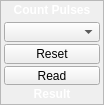
<?xml version="1.0" encoding="UTF-8"?>
<ui version="4.0">
 <class>Form</class>
 <widget class="QWidget" name="Form">
  <property name="geometry">
   <rect>
    <x>0</x>
    <y>0</y>
    <width>104</width>
    <height>105</height>
   </rect>
  </property>
  <property name="sizePolicy">
   <sizepolicy hsizetype="Maximum" vsizetype="Maximum">
    <horstretch>0</horstretch>
    <verstretch>0</verstretch>
   </sizepolicy>
  </property>
  <property name="minimumSize">
   <size>
    <width>100</width>
    <height>105</height>
   </size>
  </property>
  <property name="maximumSize">
   <size>
    <width>104</width>
    <height>105</height>
   </size>
  </property>
  <property name="windowTitle">
   <string>Form</string>
  </property>
  <property name="styleSheet">
   <string notr="true">QFrame.PeripheralCollection{
border-top-left-radius: 10px;
border-top-right-radius: 10px;
border-bottom-right-radius: 10px;
border-bottom-left-radius: 10px;
border: 1px solid black;
background: qlineargradient(x1: 0, y1: 0, x2: 0, y2: 1,
stop: 0 rgb(97, 146, 121), stop: 0.5 rgb(65, 89, 111));

}
QLabel {
color: white;
font-weight: bold;
background:transparent;
}
</string>
  </property>
  <layout class="QVBoxLayout" name="verticalLayout">
   <property name="spacing">
    <number>0</number>
   </property>
   <property name="margin">
    <number>0</number>
   </property>
   <item>
    <widget class="QFrame" name="widgetFrameOuter">
     <property name="sizePolicy">
      <sizepolicy hsizetype="Preferred" vsizetype="MinimumExpanding">
       <horstretch>0</horstretch>
       <verstretch>0</verstretch>
      </sizepolicy>
     </property>
     <property name="minimumSize">
      <size>
       <width>80</width>
       <height>0</height>
      </size>
     </property>
     <property name="styleSheet">
      <string notr="true"/>
     </property>
     <property name="frameShape">
      <enum>QFrame::StyledPanel</enum>
     </property>
     <property name="frameShadow">
      <enum>QFrame::Raised</enum>
     </property>
     <property name="class" stdset="0">
      <string>ControlWidget</string>
     </property>
     <layout class="QVBoxLayout" name="verticalLayout_3">
      <property name="spacing">
       <number>2</number>
      </property>
      <property name="leftMargin">
       <number>3</number>
      </property>
      <property name="topMargin">
       <number>2</number>
      </property>
      <property name="rightMargin">
       <number>3</number>
      </property>
      <property name="bottomMargin">
       <number>3</number>
      </property>
      <item>
       <widget class="QLabel" name="title">
        <property name="sizePolicy">
         <sizepolicy hsizetype="Preferred" vsizetype="Maximum">
          <horstretch>0</horstretch>
          <verstretch>0</verstretch>
         </sizepolicy>
        </property>
        <property name="font">
         <font>
          <pointsize>9</pointsize>
          <weight>75</weight>
          <bold>true</bold>
         </font>
        </property>
        <property name="text">
         <string>Count Pulses</string>
        </property>
        <property name="alignment">
         <set>Qt::AlignCenter</set>
        </property>
       </widget>
      </item>
      <item>
       <widget class="QFrame" name="ImageFrame">
        <property name="sizePolicy">
         <sizepolicy hsizetype="Expanding" vsizetype="Expanding">
          <horstretch>0</horstretch>
          <verstretch>0</verstretch>
         </sizepolicy>
        </property>
        <property name="minimumSize">
         <size>
          <width>90</width>
          <height>70</height>
         </size>
        </property>
        <property name="styleSheet">
         <string notr="true"/>
        </property>
        <layout class="QGridLayout" name="gridLayout_3">
         <property name="leftMargin">
          <number>0</number>
         </property>
         <property name="topMargin">
          <number>3</number>
         </property>
         <property name="rightMargin">
          <number>0</number>
         </property>
         <property name="bottomMargin">
          <number>0</number>
         </property>
         <property name="horizontalSpacing">
          <number>0</number>
         </property>
         <property name="verticalSpacing">
          <number>2</number>
         </property>
         <item row="2" column="0">
          <widget class="QPushButton" name="readButton">
           <property name="text">
            <string>Read</string>
           </property>
           <property name="autoRepeat">
            <bool>true</bool>
           </property>
          </widget>
         </item>
         <item row="3" column="0">
          <widget class="QLabel" name="value">
           <property name="font">
            <font>
             <pointsize>9</pointsize>
             <weight>75</weight>
             <bold>true</bold>
            </font>
           </property>
           <property name="text">
            <string>Result</string>
           </property>
           <property name="scaledContents">
            <bool>true</bool>
           </property>
           <property name="alignment">
            <set>Qt::AlignCenter</set>
           </property>
          </widget>
         </item>
         <item row="1" column="0">
          <widget class="QPushButton" name="resetButton">
           <property name="text">
            <string>Reset</string>
           </property>
           <property name="autoRepeat">
            <bool>true</bool>
           </property>
          </widget>
         </item>
         <item row="0" column="0">
          <widget class="QComboBox" name="channelBox"/>
         </item>
        </layout>
       </widget>
      </item>
     </layout>
    </widget>
   </item>
  </layout>
 </widget>
 <resources/>
 <connections>
  <connection>
   <sender>readButton</sender>
   <signal>clicked()</signal>
   <receiver>Form</receiver>
   <slot>read()</slot>
   <hints>
    <hint type="sourcelabel">
     <x>70</x>
     <y>83</y>
    </hint>
    <hint type="destinationlabel">
     <x>104</x>
     <y>45</y>
    </hint>
   </hints>
  </connection>
  <connection>
   <sender>resetButton</sender>
   <signal>clicked()</signal>
   <receiver>Form</receiver>
   <slot>reset()</slot>
   <hints>
    <hint type="sourcelabel">
     <x>36</x>
     <y>54</y>
    </hint>
    <hint type="destinationlabel">
     <x>-11</x>
     <y>53</y>
    </hint>
   </hints>
  </connection>
 </connections>
 <slots>
  <slot>read()</slot>
  <slot>reset()</slot>
 </slots>
</ui>
